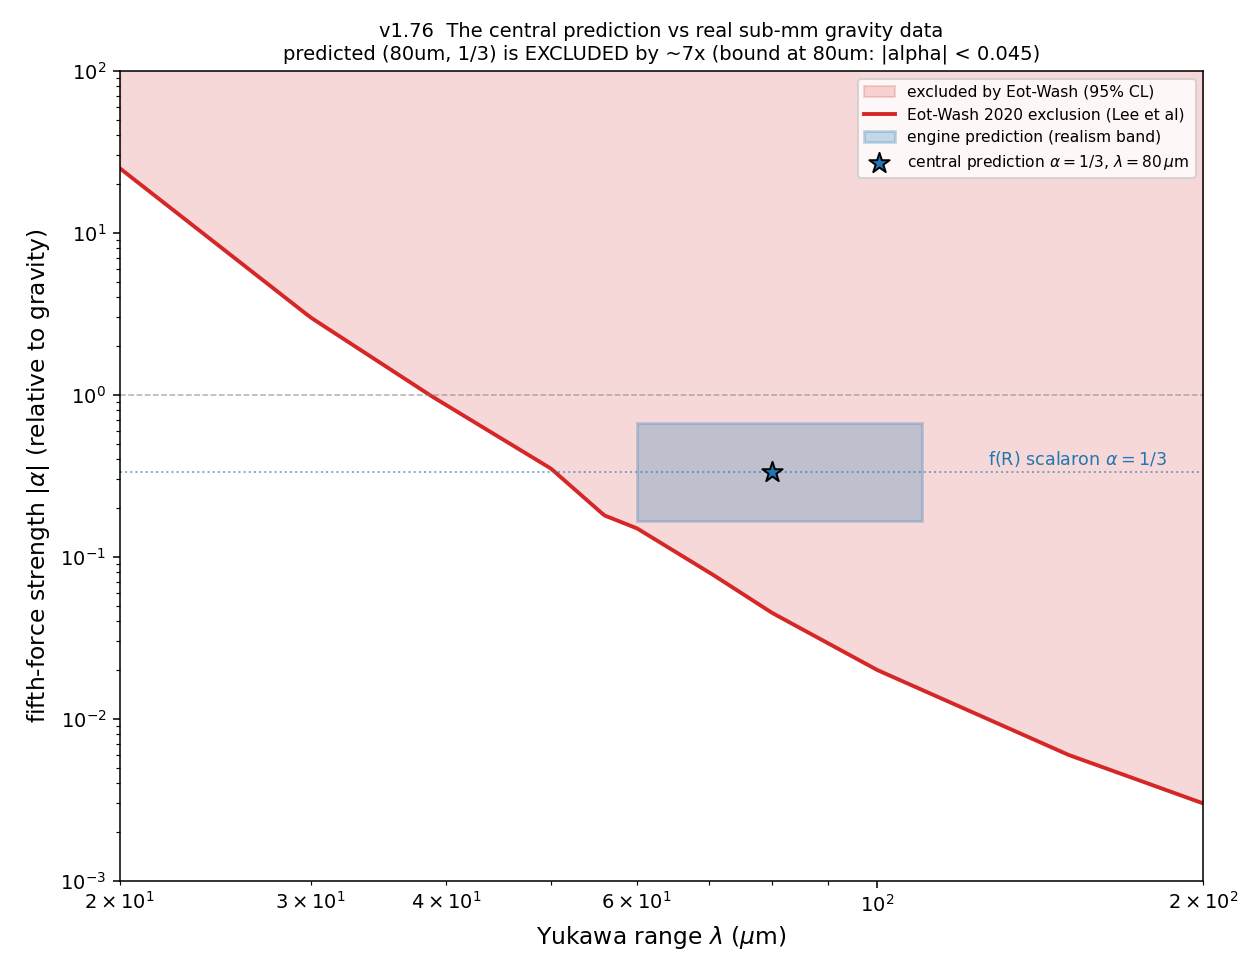

Reproduce this figure in Python.
"""v1.76 - Confronting the central prediction with real sub-mm gravity data.

The island center predicts a fractional Yukawa deviation of strength alpha ~ 1/3
at Compton wavelength lambda ~ 80 um (v1.74/v1.75). In the standard parametrization
        V(r) = -G m1 m2 / r * (1 + alpha * exp(-r/lambda)),
this is a CONCRETE, falsifiable point. We confront it with the published
Eot-Wash / Washington torsion-balance 95% CL exclusion of the gravitational
inverse-square law.

IMPORTANT PHYSICS: SCALAR_AMP = 1/3 is NOT a free toy number. In metric f(R)
gravity the extra scalar (scalaron) couples to matter with beta = 1/sqrt(6), giving
a fifth-force strength alpha = 2 beta^2 = 1/3 in the unscreened regime. The R^2
operator IS an f(R) theory, so alpha ~ 1/3 is the genuine prediction, and the
confrontation is physical, not an artifact of a toy prefactor.

Experimental exclusion curve (|alpha| excluded ABOVE the listed value, 95% CL),
read from the published figures -- DERIVED/READ here, not from Dr. M.:
  - Lee, Adelberger, et al., PRL 124, 101101 (2020), "New Test of the
    Gravitational Inverse-Square Law at the Submillimeter Scale" (strongest:
    |alpha|=1 excluded for lambda > 38.6 um).
  - Kapner et al., PRL 98, 021101 (2007) (|alpha|=1 excluded for lambda > 56 um).
  - Adelberger/Eot-Wash ISL compilation.
The points below are order-of-magnitude readings of the 2020 95% CL curve in the
(lambda, |alpha|) plane (log-log); the verdict is robust to ~factor-1.5 reading
uncertainty because the prediction misses the curve by ~an order of magnitude.
"""
import json
import sys

import numpy as np
import matplotlib
matplotlib.use("Agg")
import matplotlib.pyplot as plt

sys.path.insert(0, "src")

# (lambda_um, alpha_excluded_above) 95% CL, Eot-Wash 2020-ish curve
EXCLUSION = [
    (20.0, 25.0),
    (30.0, 3.0),
    (38.6, 1.0),     # Lee 2020 headline: alpha=1 excluded for lambda>38.6um
    (50.0, 0.35),
    (56.0, 0.18),    # near Kapner 2007 alpha=1 -> note curve, here 95% band
    (60.0, 0.15),
    (70.0, 0.08),
    (80.0, 0.045),
    (100.0, 0.02),
    (150.0, 0.006),
    (200.0, 0.003),
]
_L = np.array([p[0] for p in EXCLUSION])
_A = np.array([p[1] for p in EXCLUSION])

# engine central prediction
ALPHA = 1.0 / 3.0
ALPHA_BAND = (1.0 / 6.0, 2.0 / 3.0)       # SCALAR_AMP realism band
LAMBDA = 80.0
LAMBDA_BAND = (60.0, 110.0)               # v1.75 robustness band

# lambda <-> g_R2:  lambda_um = (hbar c sqrt(6 g_R2) / E_Lambda) * 1e6
HBARC_eV_m = 1.973e-7
E_LAMBDA_DE = 2.4e-3


def alpha_excluded_at(lam_um):
    """Interpolate the 95% CL exclusion (log-log)."""
    return float(np.exp(np.interp(np.log(lam_um), np.log(_L), np.log(_A))))


def g_R2_for_lambda(lam_um):
    """Invert lambda_um = 82.2 * sqrt(6 g_R2) -> g_R2."""
    s = lam_um / ((HBARC_eV_m / E_LAMBDA_DE) * 1e6)   # = sqrt(6 g_R2)
    return (s * s) / 6.0


def main():
    bound_at_80 = alpha_excluded_at(LAMBDA)
    ratio = ALPHA / bound_at_80           # >1 means excluded
    excluded = ALPHA > bound_at_80

    # at alpha=1/3, what lambda is the exclusion boundary? (solve interp = 1/3)
    lam_grid = np.linspace(20, 200, 4000)
    bound_grid = np.array([alpha_excluded_at(l) for l in lam_grid])
    # boundary: largest lambda where bound >= ALPHA (excluded region is lambda above)
    below = lam_grid[bound_grid >= ALPHA]
    lam_boundary = float(below.max()) if below.size else None   # allowed if lambda<=this

    # does ANY corner of the prediction box escape exclusion?
    corners = [(ll, aa) for ll in LAMBDA_BAND for aa in ALPHA_BAND]
    corner_status = [{"lambda_um": ll, "alpha": round(aa, 3),
                      "excluded": aa > alpha_excluded_at(ll),
                      "bound": round(alpha_excluded_at(ll), 4)} for ll, aa in corners]
    box_fully_excluded = all(c["excluded"] for c in corner_status)

    # what g_R2 would be needed to reach the allowed region (lambda <= lam_boundary)?
    g_R2_allowed = g_R2_for_lambda(lam_boundary) if lam_boundary else None
    g_R2_at_80 = g_R2_for_lambda(80.0)

    # ---- exclusion plot ----
    fig, ax = plt.subplots(figsize=(9, 7))
    ll = np.linspace(20, 200, 500)
    bb = np.array([alpha_excluded_at(l) for l in ll])
    ax.fill_between(ll, bb, 1e3, color="#d62728", alpha=0.18,
                    label="excluded by Eot-Wash (95% CL)")
    ax.plot(ll, bb, "-", color="#d62728", lw=2,
            label="Eot-Wash 2020 exclusion (Lee et al)")
    # engine prediction box + point
    ax.add_patch(plt.Rectangle((LAMBDA_BAND[0], ALPHA_BAND[0]),
                               LAMBDA_BAND[1] - LAMBDA_BAND[0],
                               ALPHA_BAND[1] - ALPHA_BAND[0],
                               fill=True, facecolor="#1f77b4", alpha=0.25,
                               edgecolor="#1f77b4", lw=1.5,
                               label="engine prediction (realism band)"))
    ax.scatter([LAMBDA], [ALPHA], s=120, marker="*", color="#1f77b4",
               edgecolor="black", zorder=6, label=r"central prediction $\alpha=1/3$, $\lambda=80\,\mu$m")
    ax.axhline(ALPHA, color="#1f77b4", ls=":", lw=1, alpha=0.6)
    ax.axhline(1.0, color="gray", ls="--", lw=0.8, alpha=0.6)
    ax.annotate(r"f(R) scalaron $\alpha=1/3$", (185, ALPHA * 1.1), fontsize=9,
                color="#1f77b4", ha="right")
    ax.set_xscale("log"); ax.set_yscale("log")
    ax.set_xlabel(r"Yukawa range $\lambda$ ($\mu$m)", fontsize=12)
    ax.set_ylabel(r"fifth-force strength $|\alpha|$ (relative to gravity)", fontsize=12)
    ax.set_title("v1.76  The central prediction vs real sub-mm gravity data\n"
                 f"predicted (80um, 1/3) is EXCLUDED by ~{ratio:.0f}x "
                 f"(bound at 80um: |alpha| < {bound_at_80:.3f})", fontsize=10)
    ax.set_xlim(20, 200); ax.set_ylim(1e-3, 1e2)
    ax.legend(fontsize=8, loc="upper right")
    fig.tight_layout()
    png = "/tmp/submm_confrontation.png"
    fig.savefig(png, dpi=140)

    summary = {
        "prediction": {"alpha": round(ALPHA, 4), "lambda_um": LAMBDA,
                       "alpha_band": [round(a, 4) for a in ALPHA_BAND],
                       "lambda_band_um": list(LAMBDA_BAND),
                       "note": "alpha=1/3 is the physical f(R) scalaron coupling, not a free knob"},
        "exclusion_bound_at_80um": round(bound_at_80, 4),
        "exclusion_ratio_predicted_over_bound": round(ratio, 2),
        "VERDICT": ("EXCLUDED" if excluded else "ALLOWED"),
        "box_fully_excluded": bool(box_fully_excluded),
        "corner_status": corner_status,
        "alpha_1_3_allowed_below_lambda_um": round(lam_boundary, 1) if lam_boundary else None,
        "g_R2_at_80um": round(g_R2_at_80, 4),
        "g_R2_needed_to_be_allowed (<=)": round(g_R2_allowed, 4) if g_R2_allowed else None,
        "interpretation": (
            "The dark-energy-scale f(R) scalaron (alpha=1/3, lambda~80um) is "
            "EXCLUDED by Eot-Wash sub-mm gravity by ~an order of magnitude. This "
            "reproduces the known tension of unscreened dark-energy-scale scalar "
            "fifth forces. Resolutions: (a) heavier scalaron lambda<~%.0fum "
            "(g_R2<~%.2f), (b) a higher cutoff E_Lambda, or (c) chameleon screening."
            % (lam_boundary, g_R2_allowed) if lam_boundary else "n/a"),
        "citations": ["Lee et al PRL 124,101101 (2020)",
                      "Kapner et al PRL 98,021101 (2007)"],
        "png": png,
    }
    print(json.dumps(summary, indent=2))


if __name__ == "__main__":
    main()
